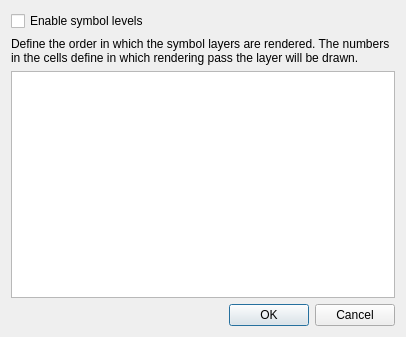
<?xml version="1.0" encoding="UTF-8"?>
<ui version="4.0">
 <class>QgsSymbolLevelsV2DialogBase</class>
 <widget class="QDialog" name="QgsSymbolLevelsV2DialogBase">
  <property name="geometry">
   <rect>
    <x>0</x>
    <y>0</y>
    <width>406</width>
    <height>337</height>
   </rect>
  </property>
  <property name="windowTitle">
   <string>Symbol Levels</string>
  </property>
  <layout class="QGridLayout" name="gridLayout">
   <item row="0" column="0">
    <widget class="QCheckBox" name="chkEnable">
     <property name="text">
      <string>Enable symbol levels</string>
     </property>
    </widget>
   </item>
   <item row="1" column="0">
    <widget class="QLabel" name="label">
     <property name="text">
      <string>Define the order in which the symbol layers are rendered. The numbers in the cells define in which rendering pass the layer will be drawn.</string>
     </property>
     <property name="wordWrap">
      <bool>true</bool>
     </property>
    </widget>
   </item>
   <item row="2" column="0">
    <widget class="QTableWidget" name="tableLevels">
     <property name="horizontalScrollMode">
      <enum>QAbstractItemView::ScrollPerPixel</enum>
     </property>
     <attribute name="horizontalHeaderStretchLastSection">
      <bool>true</bool>
     </attribute>
    </widget>
   </item>
   <item row="3" column="0">
    <widget class="QDialogButtonBox" name="buttonBox">
     <property name="orientation">
      <enum>Qt::Horizontal</enum>
     </property>
     <property name="standardButtons">
      <set>QDialogButtonBox::Cancel|QDialogButtonBox::Ok</set>
     </property>
    </widget>
   </item>
  </layout>
 </widget>
 <resources/>
 <connections>
  <connection>
   <sender>buttonBox</sender>
   <signal>accepted()</signal>
   <receiver>QgsSymbolLevelsV2DialogBase</receiver>
   <slot>accept()</slot>
   <hints>
    <hint type="sourcelabel">
     <x>248</x>
     <y>254</y>
    </hint>
    <hint type="destinationlabel">
     <x>157</x>
     <y>274</y>
    </hint>
   </hints>
  </connection>
  <connection>
   <sender>buttonBox</sender>
   <signal>rejected()</signal>
   <receiver>QgsSymbolLevelsV2DialogBase</receiver>
   <slot>reject()</slot>
   <hints>
    <hint type="sourcelabel">
     <x>316</x>
     <y>260</y>
    </hint>
    <hint type="destinationlabel">
     <x>286</x>
     <y>274</y>
    </hint>
   </hints>
  </connection>
 </connections>
</ui>
